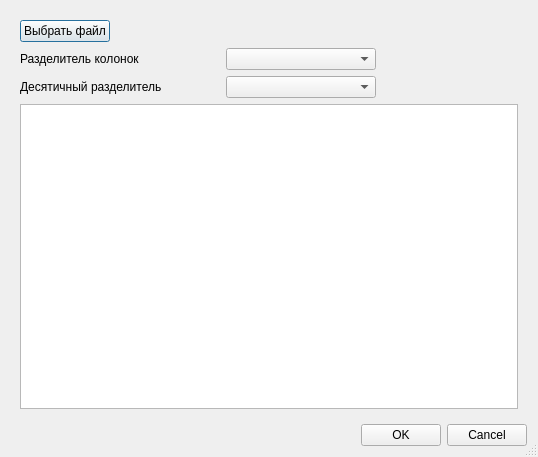
<?xml version="1.0" encoding="UTF-8"?>
<ui version="4.0">
 <class>DataSourceCsvFile</class>
 <widget class="QDialog" name="DataSourceCsvFile">
  <property name="geometry">
   <rect>
    <x>0</x>
    <y>0</y>
    <width>538</width>
    <height>457</height>
   </rect>
  </property>
  <property name="windowTitle">
   <string>Вставка данных из CSV файла</string>
  </property>
  <property name="sizeGripEnabled">
   <bool>true</bool>
  </property>
  <layout class="QVBoxLayout" name="verticalLayout" stretch="1,0">
   <item>
    <widget class="QWidget" name="widget" native="true">
     <layout class="QVBoxLayout" name="verticalLayout_2">
      <item>
       <layout class="QHBoxLayout" name="horizontalLayout_4">
        <item>
         <widget class="QPushButton" name="selectFileB">
          <property name="text">
           <string>Выбрать файл</string>
          </property>
         </widget>
        </item>
        <item>
         <spacer name="horizontalSpacer_4">
          <property name="orientation">
           <enum>Qt::Horizontal</enum>
          </property>
          <property name="sizeHint" stdset="0">
           <size>
            <width>40</width>
            <height>20</height>
           </size>
          </property>
         </spacer>
        </item>
       </layout>
      </item>
      <item>
       <layout class="QHBoxLayout" name="horizontalLayout_2">
        <item>
         <widget class="QLabel" name="label">
          <property name="sizePolicy">
           <sizepolicy hsizetype="Preferred" vsizetype="Preferred">
            <horstretch>0</horstretch>
            <verstretch>0</verstretch>
           </sizepolicy>
          </property>
          <property name="minimumSize">
           <size>
            <width>200</width>
            <height>0</height>
           </size>
          </property>
          <property name="text">
           <string>Разделитель колонок</string>
          </property>
         </widget>
        </item>
        <item>
         <widget class="QComboBox" name="columnSeparatorCB">
          <property name="sizePolicy">
           <sizepolicy hsizetype="Minimum" vsizetype="Fixed">
            <horstretch>0</horstretch>
            <verstretch>0</verstretch>
           </sizepolicy>
          </property>
          <property name="minimumSize">
           <size>
            <width>150</width>
            <height>0</height>
           </size>
          </property>
          <property name="sizeIncrement">
           <size>
            <width>0</width>
            <height>0</height>
           </size>
          </property>
          <property name="baseSize">
           <size>
            <width>150</width>
            <height>0</height>
           </size>
          </property>
         </widget>
        </item>
        <item>
         <spacer name="horizontalSpacer_2">
          <property name="orientation">
           <enum>Qt::Horizontal</enum>
          </property>
          <property name="sizeHint" stdset="0">
           <size>
            <width>40</width>
            <height>20</height>
           </size>
          </property>
         </spacer>
        </item>
       </layout>
      </item>
      <item>
       <layout class="QHBoxLayout" name="horizontalLayout_3">
        <item>
         <widget class="QLabel" name="label_2">
          <property name="minimumSize">
           <size>
            <width>200</width>
            <height>0</height>
           </size>
          </property>
          <property name="text">
           <string>Десятичный разделитель</string>
          </property>
         </widget>
        </item>
        <item>
         <widget class="QComboBox" name="decimalSeparatorCB">
          <property name="minimumSize">
           <size>
            <width>150</width>
            <height>0</height>
           </size>
          </property>
         </widget>
        </item>
        <item>
         <spacer name="horizontalSpacer_3">
          <property name="orientation">
           <enum>Qt::Horizontal</enum>
          </property>
          <property name="sizeHint" stdset="0">
           <size>
            <width>40</width>
            <height>20</height>
           </size>
          </property>
         </spacer>
        </item>
       </layout>
      </item>
      <item>
       <widget class="QPlainTextEdit" name="textBrowser"/>
      </item>
     </layout>
    </widget>
   </item>
   <item>
    <layout class="QHBoxLayout" name="horizontalLayout">
     <item>
      <spacer name="horizontalSpacer">
       <property name="orientation">
        <enum>Qt::Horizontal</enum>
       </property>
       <property name="sizeHint" stdset="0">
        <size>
         <width>40</width>
         <height>20</height>
        </size>
       </property>
      </spacer>
     </item>
     <item>
      <widget class="QPushButton" name="okB">
       <property name="text">
        <string>OK</string>
       </property>
      </widget>
     </item>
     <item>
      <widget class="QPushButton" name="cancelB">
       <property name="text">
        <string>Cancel</string>
       </property>
      </widget>
     </item>
    </layout>
   </item>
  </layout>
 </widget>
 <resources/>
 <connections/>
</ui>
